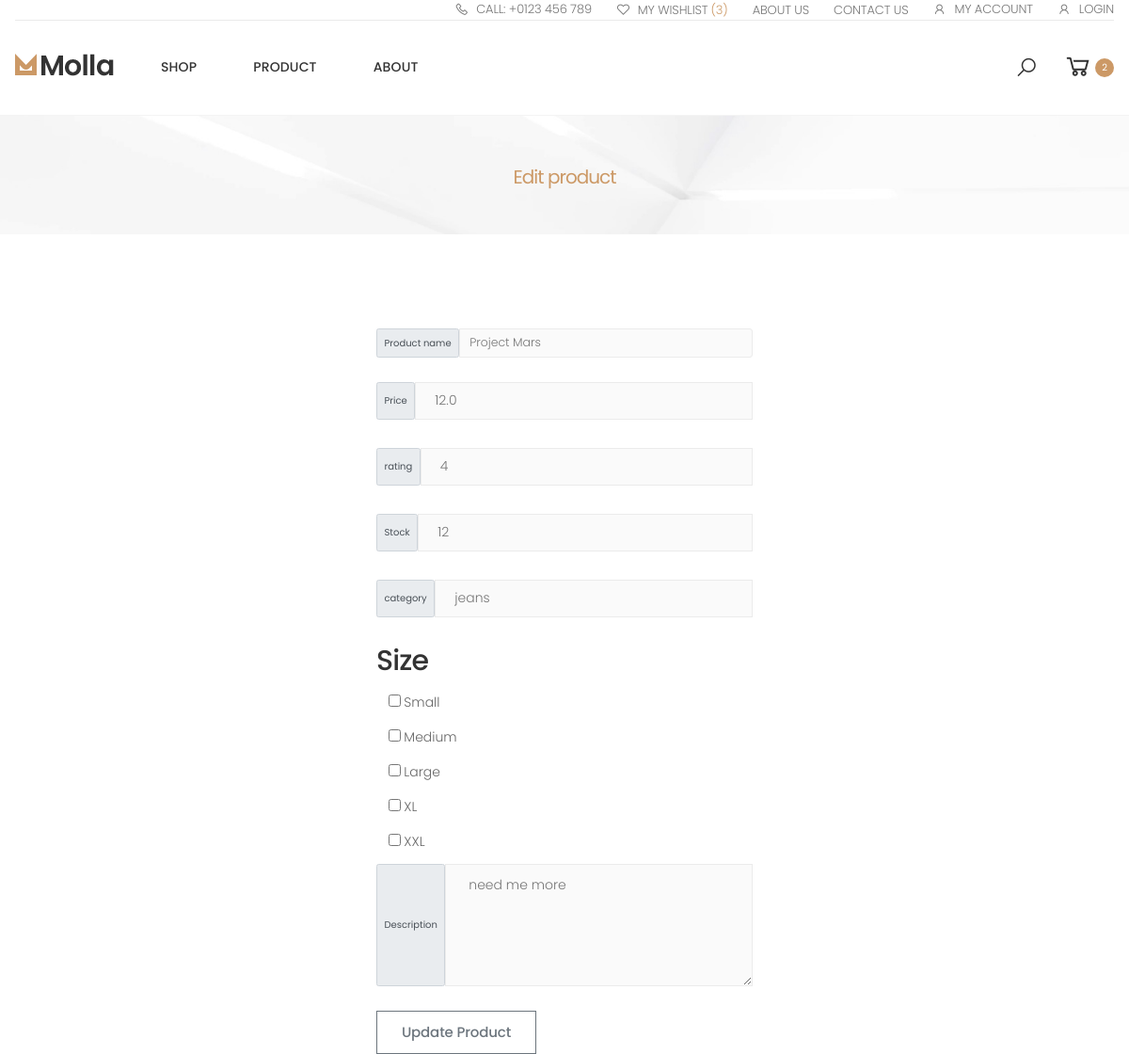
/edit-product/3, run on an earlier commit of the app's database.
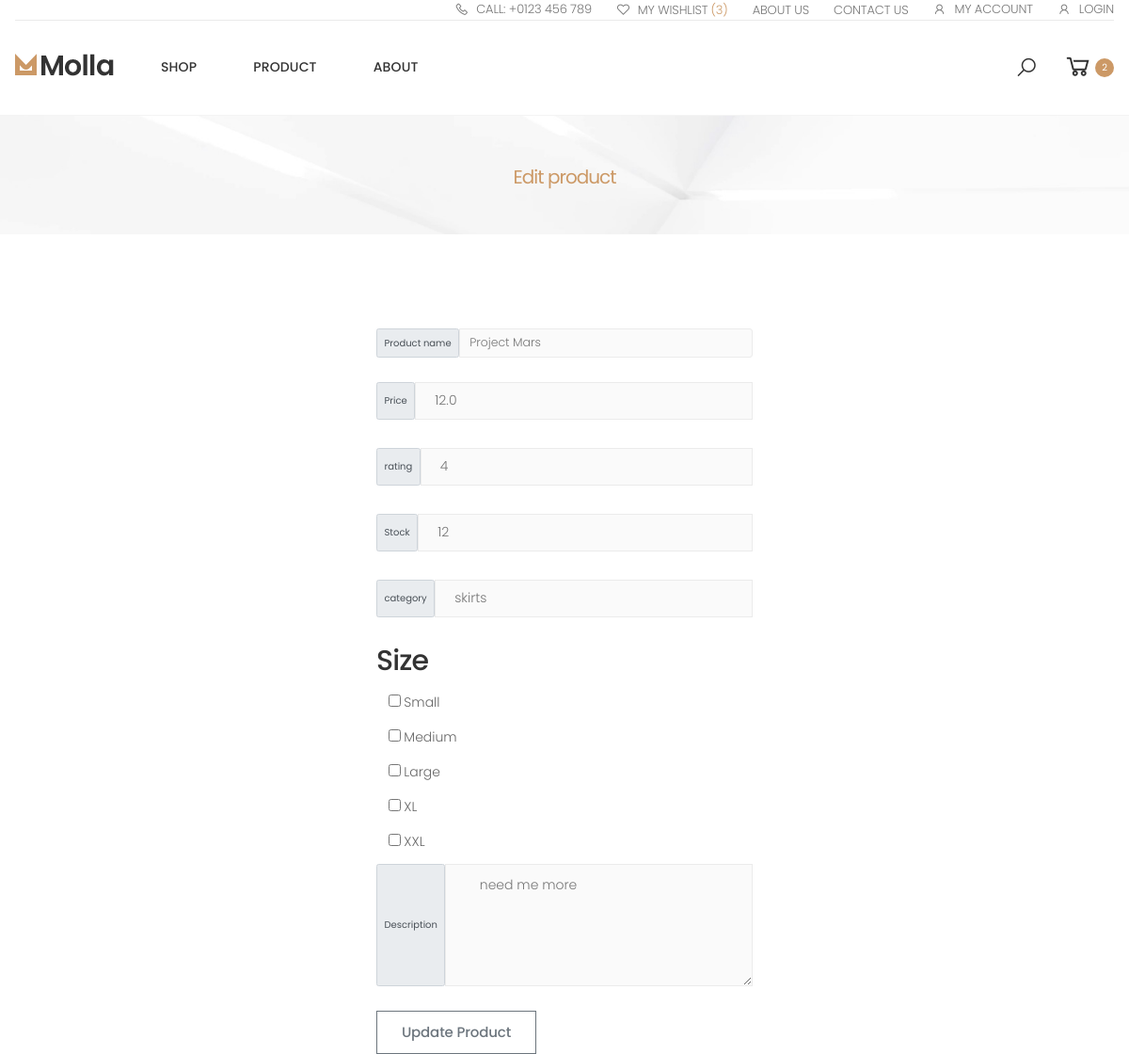
And on a later commit of the database.
### main.py (models this page shows)
class Products(db.Model):
    __tablename__ = "products"
    id = db.Column(db.Integer, primary_key=True)
    name = db.Column(db.String(250), nullable=True)
    price = db.Column(db.Float, nullable=True)
    stock = db.Column(db.Integer, nullable=True)
    description = db.Column(db.String(250), nullable=True)
    cart = relationship("Cart", back_populates="product")
    wishlist = relationship("Wishlist", back_populates="product")
    product_category = relationship("Category", back_populates="product")
    prod_image = relationship("Image", back_populates="product")
    prod_size = relationship("Size", back_populates="product")
    rating = relationship("Rating", back_populates="product_rating")

class Category(db.Model):
    __tablename__ = "categories"
    id = db.Column(db.Integer, primary_key=True)
    name = db.Column(db.String(250), nullable=True)
    product = relationship("Products", back_populates="product_category")
    product_id = db.Column(db.Integer, db.ForeignKey("products.id"), nullable=True)

### main.py (the view, shortened to what this page needs)
@app.route('/edit-product/<product_id>', methods=["POST", "GET"])
def edit_product(product_id):
    product = Products.query.get(product_id)
    print(product.description)
    update_product = {"id": product.id, "name": product.name, "price": product.price,
                      "rating": product.rating[0].number,
                      "category": product.product_category[0].name, "description": product.description,
                      "stock": product.stock, }
    print(update_product["rating"])
    return render_template("edit.html", product=update_product)

### templates/edit.html (shortened to what this page needs)
{% include "header.html" %}
{% with messages=get_flashed_messages() %}
<body>
    <div class="page-header text-center" style="background-image: url('static/assets/images/page-header-bg.jpg')">
        <div class="container">
                <h1 class="page-title"><span>Edit product</span></h1>
        </div>
    </div>
    <div style="margin:100px 400px">
        <form action="{{url_for('edit_product', product_id=product['id'])}}" method="POST" enctype="multipart/form-data">
            <div class="input-group input-group-lg">
                <span class="input-group-text" id="inputGroup-sizing-lg">Product name</span>
                <input name="name" type="text" class="form-control" aria-label="Sizing example input" aria-describedby="inputGroup-sizing-lg" required value="{{product['name']}}">
            </div><br>
            <div class="input-group mb-3">
                <span class="input-group-text" id="inputGroup-sizing-default">Price</span>
                <input type="text" name="price" class="form-control" aria-label="Sizing example input" aria-describedby="inputGroup-sizing-default" required value="{{product['price']}}">
            </div>
            <div class="input-group mb-3">
                <span class="input-group-text" id="inputGroup-sizing-default5">rating</span>
                <input type="text" name="rating" class="form-control" aria-label="Sizing example input" aria-describedby="inputGroup-sizing-default5" required value="{{product['rating']}}">
            </div>
            <div class="input-group mb-3">
                <span class="input-group-text" id="inputGroup-sizing-default2">Stock</span>
                <input type="text" name="stock" class="form-control" aria-label="Sizing example input" aria-describedby="inputGroup-sizing-default2" required value="{{product['stock']}}">
            </div>
            <div class="input-group mb-3">
                <span class="input-group-text" id="inputGroup-sizing-default4">category</span>
                <input type="text" name="category" class="form-control" aria-label="Sizing example input" aria-describedby="inputGroup-sizing-default4" required value="{{product['category']}}">
            </div>
            <h3>Size</h3>
            <div class="form-check">
               <input type="checkbox" value="" id="flexCheckDefault" name="small">
               <label for="flexCheckDefault">
                    Small
               </label>
            </div>
            <div class="form-check">
               <input type="checkbox" value="" id="flexCheckDefault1" name="medium">
               <label  for="flexCheckDefault1">
                    Medium
              </label>
            </div>
            <div class="form-check">
               <input type="checkbox" value="" id="flexCheckDefault2" name="large">
               <label for="flexCheckDefault2">
                    Large
              </label>
            </div>
            <div class="form-check">
               <input type="checkbox" value="" id="flexCheckDefault3" name="xl">
               <label for="flexCheckDefault3">
                    XL
              </label>
            </div>
            <div class="form-check">
               <input type="checkbox" value="" id="flexCheckDefault4" name="xxl">
               <label for="flexCheckDefault4">
                    XXL
              </label>
           </div>
            <div class="input-group">
                <span class="input-group-text">Description</span>
                <textarea class="form-control" name="desc" aria-label="With textarea" required> {{product.description}}</textarea>
            </div><br>
                <button type="submit" class="btn btn-outline-secondary btn-lg">Update Product</button>
        </form>
    </div>
</body>
{% endwith %}

### templates/header.html (shortened to what this page needs)
<!DOCTYPE html>
<html lang="en">
<head>
    <link rel="stylesheet" href="{{url_for('static', filename='assets/css/bootstrap.min.css')}}">
    <link rel="stylesheet" href="{{url_for('static', filename='assets/css/plugins/owl-carousel/owl.carousel.css')}}">
    <link rel="stylesheet" href="{{url_for('static', filename='assets/css/plugins/magnific-popup/magnific-popup.css')}}">
    <link rel="stylesheet" href="{{url_for('static', filename='assets/css/style.css')}}">
</head>
<body>
        <header class="header">
            <div class="header-top">
                <div class="container">
                    <div class="header-right">
                        <ul class="top-menu">
                            <li>
                                <ul>
                                    <li><a href="tel:#"><i class="icon-phone"></i>Call: +0123 456 789</a></li>
                                    <li><a href="{{url_for('wishlist')}}"><i class="icon-heart-o"></i>My Wishlist <span>(3)</span></a></li>
                                    <li><a href="about.html">About Us</a></li>
                                    <li><a href="contact.html">Contact Us</a></li>
                                    <li><a href="{{url_for('account')}}"><i class="icon-user"></i>My account</a></li>
                                    <li><a href="#signin-modal" data-toggle="modal"><i class="icon-user"></i>Login</a></li>
                                </ul>
                            </li>
                        </ul>
                    </div>
                </div>
            </div>
            <div class="header-middle sticky-header">
                <div class="container">
                    <div class="header-left">
                        <a href="{{url_for('home')}}" class="logo">
                            <img src="static/assets/images/logo.png" alt="Molla Logo" width="105" height="25">
                        </a>
                        <nav class="main-nav">
                            <ul class="menu sf-arrows">
                                <li>
                                    <a href="{{url_for('shop')}}">Shop</a>
                                </li>
                                <li>
                                    <a href="product.html">Product</a>
                                </li>
                                <li>
                                    <a href="blog.html">About</a>
                                </li>
                            </ul>
                        </nav>
                    </div>
                    <div class="header-right">
                        <div class="header-search">
                            <a href="#" class="search-toggle" role="button" title="Search"><i class="icon-search"></i></a>
                        </div>
                        <div class="dropdown cart-dropdown">
                            <a href="#" class="dropdown-toggle" role="button" data-toggle="dropdown" aria-haspopup="true" aria-expanded="false" data-display="static">
                                <i class="icon-shopping-cart"></i>
                                <span class="cart-count">2</span>
                            </a>
                        </div>
                    </div>
                </div>
            </div>
        </header>
</body>
</html>

What changed in the data, as far as the page shows it:
changed Category: category "jeans" → "skirts"
